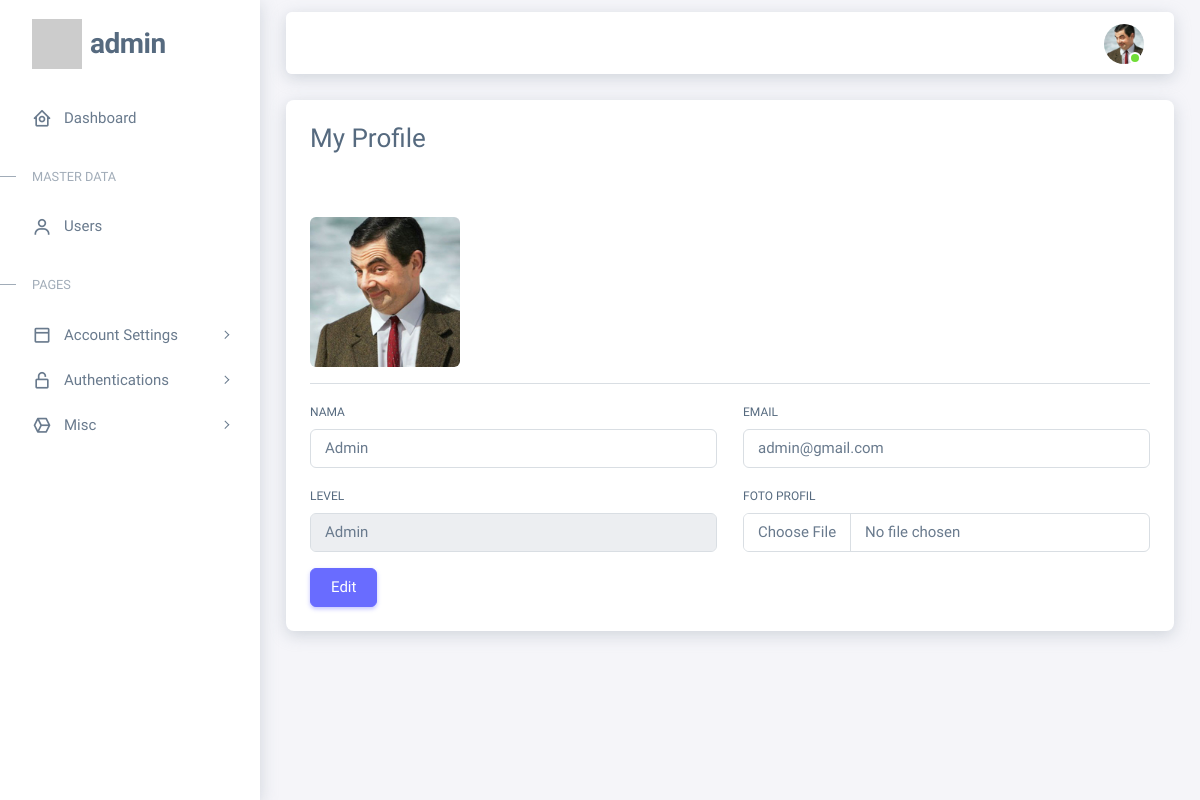
Screenshot of /admin/index.php?page=my-profile (signed in) with the database file from the repository.
### tables this page shows
CREATE TABLE `user` (
  `id` int(11) NOT NULL,
  `id_level` int(11) NOT NULL,
  `username` varchar(50) NOT NULL,
  `email` varchar(50) NOT NULL,
  `password` varchar(50) NOT NULL,
  `profile_picture` varchar(50) NOT NULL,
  `created_at` timestamp NOT NULL DEFAULT current_timestamp(),
  `updated_at` timestamp NOT NULL DEFAULT current_timestamp() ON UPDATE current_timestamp(),
  `deleted_at` tinyint(1) NOT NULL DEFAULT 0
);

CREATE TABLE `level` (
  `id` int(11) NOT NULL,
  `level_name` varchar(50) NOT NULL,
  `created_at` timestamp NOT NULL DEFAULT current_timestamp(),
  `updated_at` timestamp NOT NULL DEFAULT current_timestamp() ON UPDATE current_timestamp(),
  `deleted_at` tinyint(1) NOT NULL DEFAULT 0
);

### admin/content/my-profile.php (the view, shortened to what this page needs)
<?php
require_once 'controller/connection.php';
$idEdit = $_SESSION['id'];
$queryEdit = mysqli_query($connection, "SELECT * FROM user WHERE id='$idEdit'");
$rowEdit = mysqli_fetch_assoc($queryEdit);
$queryLevel = mysqli_query($connection, "SELECT * FROM level");
?>
<div class="card shadow">
    <div class="card-header">
        <h3>My Profile</h3>
    </div>
    <div class="card-body">
        <img width="150px"
            src="<?= !empty($rowEdit['profile_picture']) && file_exists('img/profile_picture/' . $rowEdit['profile_picture']) ? 'img/profile_picture/' . $rowEdit['profile_picture'] : 'https://placehold.co/100' ?>"
            alt="" class="mt-4 rounded">
        <hr>
        <form action="" method="post" enctype="multipart/form-data">
            <div class="row">
                <div class="col-sm-6 mb-3">
                    <label for="name" class="form-label">Nama</label>
                    <input type="text" class="form-control" id="name" name="username" placeholder="Masukkan nama"
                        value="<?= isset($rowEdit['username']) ? $rowEdit['username'] : '' ?>" required>
                </div>
                <div class="col-sm-6 mb-3">
                    <label for="email" class="form-label">Email</label>
                    <input type="email" class="form-control" id="email" name="email" placeholder="Masukkan email"
                        value="<?= isset($rowEdit['email']) ? $rowEdit['email'] : '' ?>" required>
                </div>
                <div class="col-sm-6 mb-3">
                    <label for="level" class="form-label">Level</label>
                    <select class="form-control" name="id_level" id="" disabled="true">
                        <?php while ($rowLevel = mysqli_fetch_assoc($queryLevel)) : ?>
                            <option value="<?= $rowLevel['id'] ?>"
                                <?= isset($rowEdit['id_level']) && ($rowLevel['id'] == $rowEdit['id_level']) ? 'selected' : '' ?>>
                                <?= $rowLevel['level_name'] ?></option>
                        <?php endwhile ?>
                    </select>
                </div>
                <div class="col-sm-6 mb-3">
                    <label for="photoProfile" class="form-label">Foto Profil</label>
                    <input type="file" class="form-control" id="profile_picture" name="photo">
                </div>
            </div>
            <div class="">
                <button type="submit" class="btn btn-primary" name="edit">
                    Edit
                </button>
            </div>
        </form>
    </div>
</div>

### admin/inc/nav.php (shortened to what this page needs)
<?php
$idNav = $_SESSION['id'];
$queryNav = mysqli_query($connection, "SELECT user.*, level.level_name FROM user LEFT JOIN level ON user.id_level = level.id WHERE user.id = '$idNav'");
$rowNav  = mysqli_fetch_array($queryNav);
?>
<nav class="layout-navbar container-xxl navbar navbar-expand-xl navbar-detached align-items-center bg-navbar-theme shadow"
    id="layout-navbar">
    <div class="navbar-nav-right d-flex align-items-center" id="navbar-collapse">
        <ul class="navbar-nav flex-row align-items-center ms-auto">
            <li class="nav-item navbar-dropdown dropdown-user dropdown">
                <a class="nav-link dropdown-toggle hide-arrow" href="javascript:void(0);" data-bs-toggle="dropdown">
                    <div class="avatar avatar-online">
                        <img src="<?= !empty($rowNav['profile_picture']) && file_exists('img/profile_picture/' . $rowNav['profile_picture']) ? 'img/profile_picture/' . $rowNav['profile_picture'] : 'https://placehold.co/100' ?>"
                            alt class="w-px-40 h-auto rounded-circle" />
                    </div>
                </a>
            </li>
        </ul>
    </div>
</nav>

### rows the page displays
user: profile_picture (picture), username "Admin", email "admin@gmail.com", id_level "Admin"
